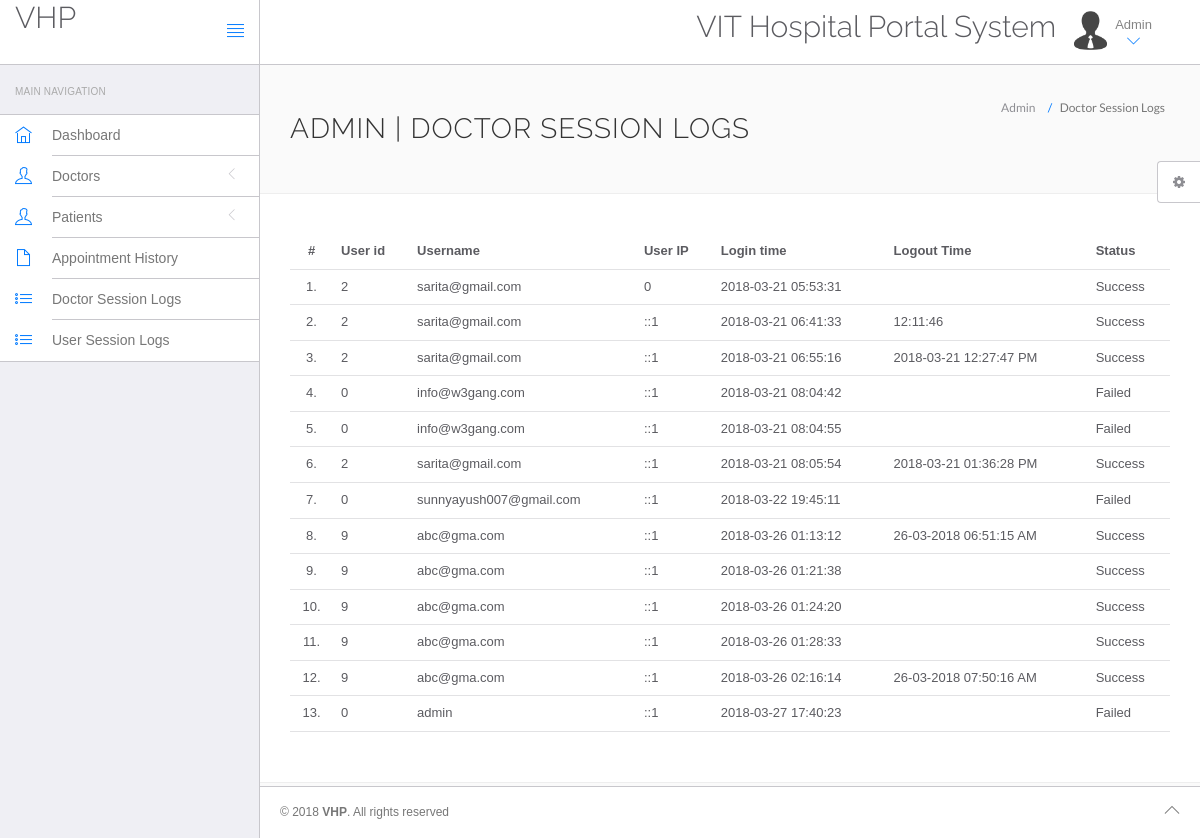
The page /hms/admin/doctor-logs.php (signed in) on the database its author committed.
### tables this page shows
CREATE TABLE `doctorslog` (
  `id` int(11) NOT NULL AUTO_INCREMENT,
  `uid` int(11) NOT NULL,
  `username` varchar(255) NOT NULL,
  `userip` binary(16) NOT NULL,
  `loginTime` timestamp NOT NULL DEFAULT CURRENT_TIMESTAMP,
  `logout` varchar(255) NOT NULL,
  `status` int(11) NOT NULL,
  PRIMARY KEY (`id`)
);

### hms/admin/doctor-logs.php (the view, shortened to what this page needs)
<?php
include('include/config.php');
?>
<!DOCTYPE html>
<html lang="en">
	<head>
		<link rel="stylesheet" href="vendor/bootstrap/css/bootstrap.min.css">
		<link rel="stylesheet" href="vendor/fontawesome/css/font-awesome.min.css">
		<link rel="stylesheet" href="vendor/themify-icons/themify-icons.min.css">
		<link href="vendor/animate.css/animate.min.css" rel="stylesheet" media="screen">
		<link href="vendor/perfect-scrollbar/perfect-scrollbar.min.css" rel="stylesheet" media="screen">
		<link href="vendor/switchery/switchery.min.css" rel="stylesheet" media="screen">
		<link href="vendor/bootstrap-touchspin/jquery.bootstrap-touchspin.min.css" rel="stylesheet" media="screen">
		<link href="vendor/select2/select2.min.css" rel="stylesheet" media="screen">
		<link href="vendor/bootstrap-datepicker/bootstrap-datepicker3.standalone.min.css" rel="stylesheet" media="screen">
		<link href="vendor/bootstrap-timepicker/bootstrap-timepicker.min.css" rel="stylesheet" media="screen">
		<link rel="stylesheet" href="assets/css/styles.css">
		<link rel="stylesheet" href="assets/css/plugins.css">
		<link rel="stylesheet" href="assets/css/themes/theme-1.css" id="skin_color" />
	</head>
	<body>
		<div id="app">
<?php include('include/sidebar.php');?>
			<div class="app-content">
					<?php include('include/header.php');?>
				<div class="main-content" >
					<div class="wrap-content container" id="container">
						<section id="page-title">
							<div class="row">
								<div class="col-sm-8">
									<h1 class="mainTitle">Admin  | Doctor Session Logs</h1>
																	</div>
								<ol class="breadcrumb">
									<li>
										<span>Admin </span>
									</li>
									<li class="active">
										<span>Doctor Session Logs</span>
									</li>
								</ol>
							</div>
						</section>
						<div class="container-fluid container-fullw bg-white">
									<div class="row">
								<div class="col-md-12">
									<table class="table table-hover" id="sample-table-1">
										<thead>
											<tr>
												<th class="center">#</th>
												<th class="hidden-xs">User id</th>
												<th>Username</th>
												<th>User IP</th>
												<th>Login time</th>
												<th>Logout Time </th>
												<th> Status </th>
											</tr>
										</thead>
										<tbody>
<?php
$sql=mysqli_query($con,"select * from doctorslog ");
$cnt=1;
while($row=mysqli_fetch_array($sql))
{
?>
											<tr>
												<td class="center"><?php echo $cnt;?>.</td>
												<td class="hidden-xs"><?php echo $row['uid'];?></td>
												<td class="hidden-xs"><?php echo $row['username'];?></td>
												<td><?php echo $row['userip'];?></td>
												<td><?php echo $row['loginTime'];?></td>
												<td><?php echo $row['logout'];?>
												</td>
												<td>
<?php if($row['status']==1)
{
	echo "Success";
}
else
{
	echo "Failed";
}?>
</td>
											</tr>
											<?php
$cnt=$cnt+1;
											 }?>
										</tbody>
									</table>
								</div>
							</div>
								</div>
					</div>
				</div>
			</div>
	<?php include('include/footer.php');?>
	<?php include('include/setting.php');?>
		</div>
	</body>
</html>

### hms/admin/assets/css/themes/theme-1.css (style rules this page uses)
body { background: #FAFAFA; }

### rows shown on the page
doctorslog: uid "2", username "sarita@gmail.com", userip "0", loginTime "2018-03-21 05:53:31", status "Success"
doctorslog: uid "2", username "sarita@gmail.com", userip "::1", loginTime "2018-03-21 06:41:33", logout "12:11:46", status "Success"
doctorslog: uid "2", username "sarita@gmail.com", userip "::1", loginTime "2018-03-21 06:55:16", logout "2018-03-21 12:27:47 PM", status "Success"
doctorslog: uid "0", username "info@w3gang.com", userip "::1", loginTime "2018-03-21 08:04:42", status "Failed"
doctorslog: uid "0", username "info@w3gang.com", userip "::1", loginTime "2018-03-21 08:04:55", status "Failed"
doctorslog: uid "2", username "sarita@gmail.com", userip "::1", loginTime "2018-03-21 08:05:54", logout "2018-03-21 01:36:28 PM", status "Success"
doctorslog: uid "0", username "sunnyayush007@gmail.com", userip "::1", loginTime "2018-03-22 19:45:11", status "Failed"
doctorslog: uid "9", username "abc@gma.com", userip "::1", loginTime "2018-03-26 01:13:12", logout "26-03-2018 06:51:15 AM", status "Success"
doctorslog: uid "9", username "abc@gma.com", userip "::1", loginTime "2018-03-26 01:21:38", status "Success"
doctorslog: uid "9", username "abc@gma.com", userip "::1", loginTime "2018-03-26 01:24:20", status "Success"
doctorslog: uid "9", username "abc@gma.com", userip "::1", loginTime "2018-03-26 01:28:33", status "Success"
doctorslog: uid "9", username "abc@gma.com", userip "::1", loginTime "2018-03-26 02:16:14", logout "26-03-2018 07:50:16 AM", status "Success"
doctorslog: uid "0", username "admin", userip "::1", loginTime "2018-03-27 17:40:23", status "Failed"
